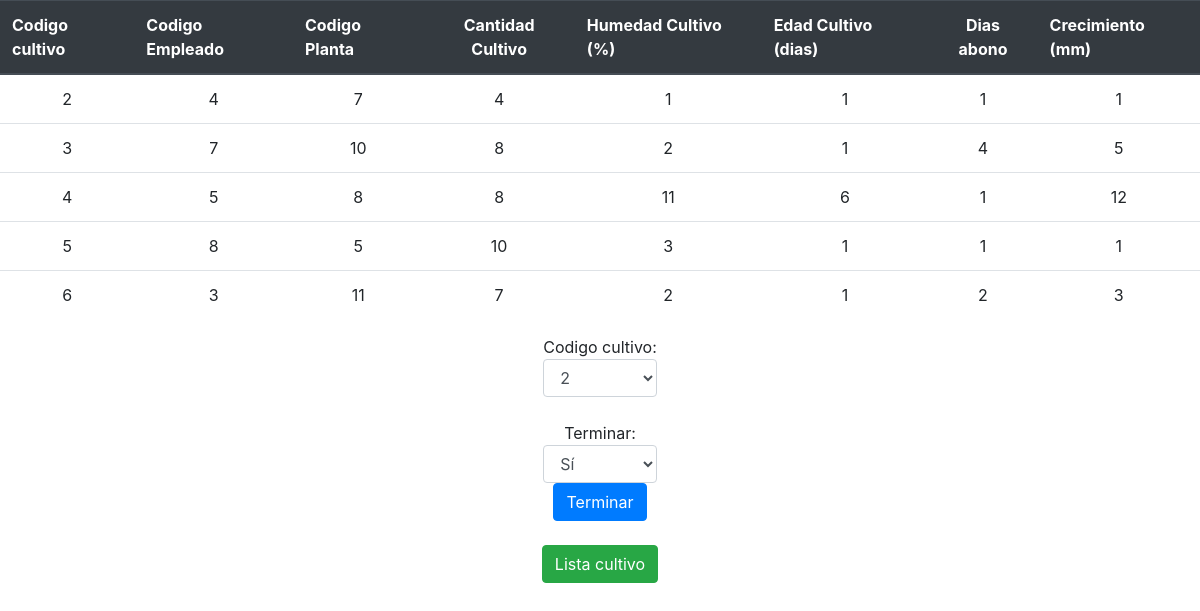
/Terminar/terminar_cultivo.php, run on the app's committed database.
### tables this page shows
CREATE TABLE IF NOT EXISTS `cultivo` (
  `codigo_cultivo` int(11) NOT NULL AUTO_INCREMENT,
  `codigo_empleado` int(11) NOT NULL,
  `codigo_planta` int(11) NOT NULL,
  `cantidad_cultivo` int(11) NOT NULL DEFAULT '0',
  `humedad_cultivo` int(11) NOT NULL DEFAULT '0',
  `edad_cultivo` int(11) NOT NULL DEFAULT '0',
  `dias_abono` int(11) NOT NULL DEFAULT '0',
  `crecimiento` int(11) NOT NULL DEFAULT '0',
  `muerte` int(11) NOT NULL DEFAULT '0',
  `termino` int(11) NOT NULL DEFAULT '0',
  PRIMARY KEY (`codigo_cultivo`)
);

### Terminar/terminar_cultivo.php (the view, shortened to what this page needs)
<!DOCTYPE html>
<html>
	<head>
                <link rel="stylesheet" href="../css/bootstrap.min.css">
	</head>
	<body>
		<?php
		if (isset($_POST['submit']))
		{
			$codigo_cultivo=$_POST["codigo_cultivo"];
			$terminar=$_POST["terminar"];
			$error=false;
			if (empty($codigo_cultivo)) {
				echo "<center><p>codigo_cultivo vacio ó no valido.</p></center>";
				$error=true;
			}
			if (empty($terminar)) {
				echo "<center><p>No se terminara el cultivo</p></center>";
				$error=true;
			}
			if ($error)
			{
                            ?>
                                <center><td><input type="button" name="volver" value="Volver" class="btn btn-primary" onclick="window.location.href='terminar_cultivo.php'"></td></center>
                            <?php
			}else
			{
				require('../conexion.php');
				$retorno="SELECT codigo_planta, cantidad_cultivo FROM cultivo WHERE codigo_cultivo=$codigo_cultivo AND muerte = 0";
				$resultado= mysqli_query($link,$retorno);
				$extraido=mysqli_fetch_array($resultado);
				$actualizar_planta="UPDATE planta SET cantidad_flor = (cantidad_flor+$extraido[cantidad_cultivo]) WHERE codigo_planta = $extraido[codigo_planta]";
				if ($link->query($actualizar_planta) === TRUE) {
					$sql="UPDATE cultivo SET termino=$terminar WHERE codigo_cultivo=$codigo_cultivo";
					if ($link->query($sql) === TRUE)
				    {
                                            ?>
                                <br>
                                        <center><td><input type="button" name="volver" value="Termine un nuevo cultivo" class="btn btn-success" onclick="window.location.href='terminar_cultivo.php'"></td></center>
					<?php
                                        } else {
					    echo "Error: " . $sql . "<br>" . $link->error;
					}
				}else
				{
					echo "Error: " . $actualizar_planta . "<br>" . $link->error;
				}
			}
		}
		else
		{
		?>
			<div>
	                    <table align="center" class="table">
	                        <thead class="thead-dark">
	                            <tr>
	                               <th  class = " thead-dark "  scope = " col " > <centro > Codigo cultivo </center > </th >
                                <th  class = " thead-dark "  scope = " col " > <centro > Codigo Empleado </center > </th >
                                <th  class = " thead-dark "  scope = " col " > <centro > Codigo Planta </center > </th >
                                <th  class = " thead-dark "  scope = " col " > <center > Cantidad Cultivo </center > </th >
                                <th  class = " thead-dark "  scope = " col " > <centro > Humedad Cultivo (%)</center > </th >
                                <th  class = " thead-dark "  scope = " col " > <centro > Edad Cultivo (dias)</center > </th >
                                <th  class = " thead-dark "  scope = " col " > <center > Dias abono </center > </th >
                                <th  class = " thead-dark "  scope = " col " > <centro > Crecimiento (mm) </center > </th >
	                            </tr>
	                            </thead>
						<?php
							require('../conexion.php');
							$query="SELECT * FROM cultivo WHERE (muerte = 0 AND  termino =0) ORDER BY codigo_cultivo";
							$resultado=mysqli_query($link,$query);
							while ($extraido= mysqli_fetch_array($resultado)) {
								echo "<tr align='center'><td>".$extraido['codigo_cultivo']."</td>";
								echo "<td>".$extraido['codigo_empleado']."</td>";
								echo "<td>".$extraido['codigo_planta']."</td>";
								echo "<td>".$extraido['cantidad_cultivo']."</td>";
								echo "<td>".$extraido['humedad_cultivo']."</td>";
								echo "<td>".$extraido['edad_cultivo']."</td>";
								echo "<td>".$extraido['dias_abono']."</td>";
								echo "<td>".$extraido['crecimiento']."</td>";
							}
						?>
				</table>
		<form method="post" action="terminar_cultivo.php">
                    <center><label>
	                    <tr><td>Codigo cultivo: </td>
	                        <td><select class="form-control" name="codigo_cultivo">
	                            <?php
	                                $query= "SELECT `codigo_cultivo`"
	                                        . " FROM `cultivo` WHERE (`muerte` = 0 AND `termino` = 0)"
	                                        . "ORDER BY `codigo_cultivo`";
	                                $resultado= mysqli_query($link,$query);
	                                while($extraido= mysqli_fetch_array($resultado))
	                                {
	                                    echo "<option value='$extraido[codigo_cultivo]'>$extraido[codigo_cultivo]</option>";
	                                }
	                            ?>
	                        </select></td></tr>
	                    <br/>
	                    <tr><td>Terminar: </td>
	                        <td><select class="form-control" name="terminar">
	                        	<option value=1>Sí</option>
	                        </select></td></tr>
	                        <p><input class="btn btn-primary" type="submit" name="submit" value="Terminar" /></p>
                        </label></center>
	                </form>
	                <center><td><input type="button" name="volver" value="Lista cultivo" class="btn btn-success" onclick="window.location.href='../Lista/lista_cultivo.php'"></td></center>
			</div>
		<?php
		}
		?>
	</body>
</html>

### data on the page
cultivo: codigo_cultivo "2", codigo_empleado "4", codigo_planta "7", cantidad_cultivo "4", humedad_cultivo "1", edad_cultivo "1", dias_abono "1", crecimiento "1"
cultivo: codigo_cultivo "3", codigo_empleado "7", codigo_planta "10", cantidad_cultivo "8", humedad_cultivo "2", edad_cultivo "1", dias_abono "4", crecimiento "5"
cultivo: codigo_cultivo "4", codigo_empleado "5", codigo_planta "8", cantidad_cultivo "8", humedad_cultivo "11", edad_cultivo "6", dias_abono "1", crecimiento "12"
cultivo: codigo_cultivo "5", codigo_empleado "8", codigo_planta "5", cantidad_cultivo "10", humedad_cultivo "3", edad_cultivo "1", dias_abono "1", crecimiento "1"
cultivo: codigo_cultivo "6", codigo_empleado "3", codigo_planta "11", cantidad_cultivo "7", humedad_cultivo "2", edad_cultivo "1", dias_abono "2", crecimiento "3"

### other printed values
form field codigo_cultivo "2"
